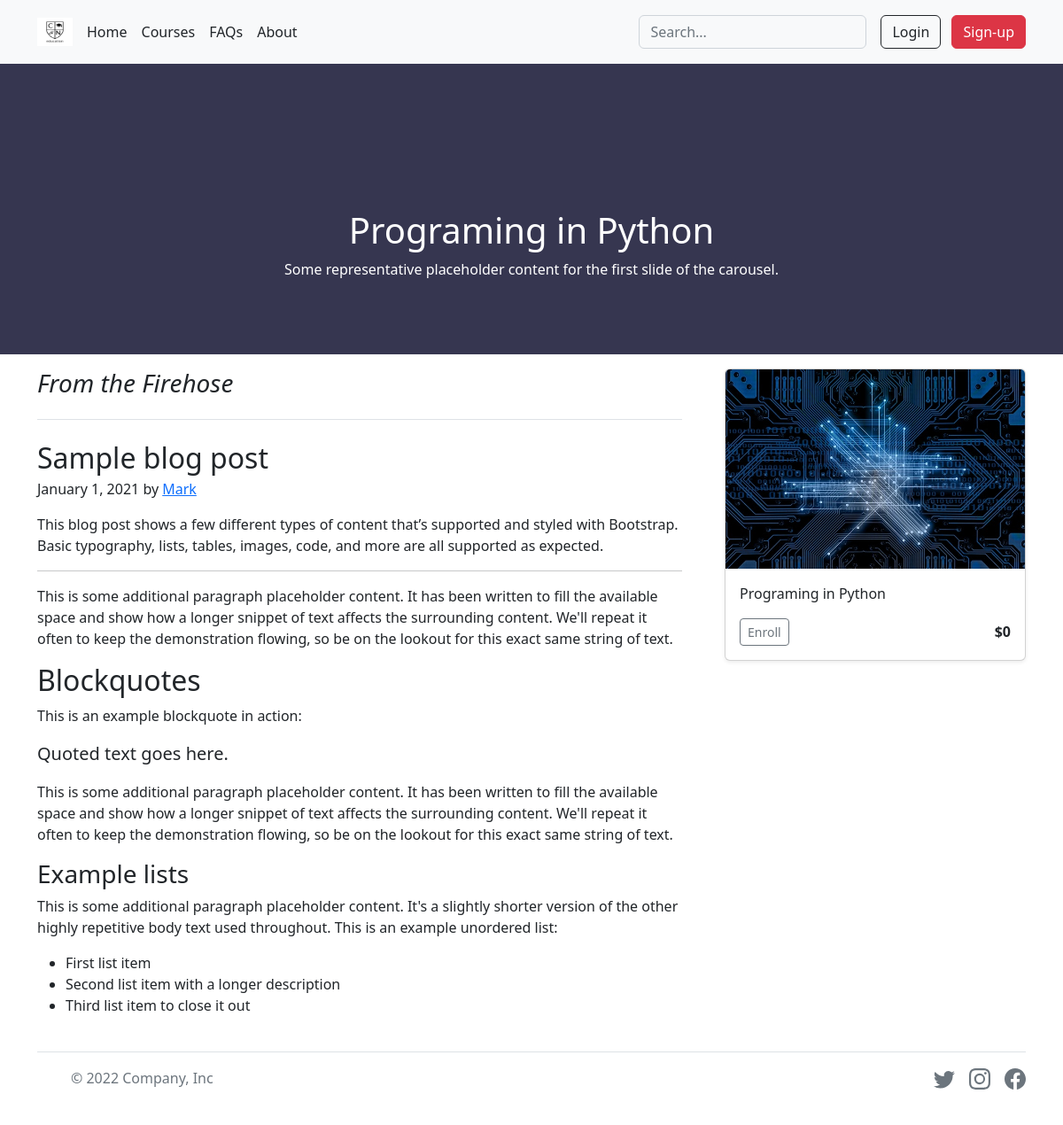
Screenshot of /info?id=2 with the database file from the repository.
### tables this page shows
CREATE TABLE 'courses' (id INTEGER PRIMARY KEY AUTOINCREMENT NOT NULL,'price' NUMERIC NOT NULL, name TEXT NOT NULL);

### app.py (the view)
@app.route("/info", methods=["GET", "POST"])
def info():
    session["cart"] = []
    try:
        id = int(request.args.get("id"))
        course = db.execute("SELECT * FROM courses WHERE id = ?", id)
        all_courses = db.execute("SELECT * FROM courses")
        if int(id) < 0 or int(id) > len(all_courses):
            return redirect("/courses")
        return render_template("info.html", ids = course)
    except ValueError:
        return redirect("/courses")

### app.py (called while the page is built)
@app.after_request
def after_request(response):
    response.headers["Cache-Control"] = "no-cache, no-store, must-revalidate"
    response.headers["Expires"] = 0
    response.headers["Pragma"] = "no-cache"
    return response

### templates/info.html (shortened to what this page needs)
{% extends "layout.html" %}
{% block main %}
{% for id in ids %}
<div id="carousel" class="carousel slide" data-bs-ride="carousel">
  <div class="carousel-inner">
    <img class="img-fluid bd-placeholder-img bd-placeholder-img-lg d-block w-100" src="../static/images/carousel/img.png" role="img" aria-label="Placeholder: First slide" preserveAspectRatio="xMidYMid slice" focusable="false"><title>Placeholder</title><rect width="100%" height="100%" fill="#777"></rect></img>
      <div class="py-5 carousel-caption center-top">
        <h1>{{ id.name }}</h1>
        <p>Some representative placeholder content for the first slide of the carousel.</p>
      </div>
    </div>
</div>
<main class="container">
    <div class="row g-5">
      <div class="col-md-8">
        <h3 class="pb-4 mb-4 fst-italic border-bottom">
          From the Firehose
        </h3>
        <article class="blog-post">
          <h2 class="blog-post-title mb-1">Sample blog post</h2>
          <p class="blog-post-meta">January 1, 2021 by <a href="#">Mark</a></p>
          <p>This blog post shows a few different types of content that’s supported and styled with Bootstrap. Basic typography, lists, tables, images, code, and more are all supported as expected.</p>
          <hr>
          <p>This is some additional paragraph placeholder content. It has been written to fill the available space and show how a longer snippet of text affects the surrounding content. We'll repeat it often to keep the demonstration flowing, so be on the lookout for this exact same string of text.</p>
          <h2>Blockquotes</h2>
          <p>This is an example blockquote in action:</p>
          <blockquote class="blockquote">
            <p>Quoted text goes here.</p>
          </blockquote>
          <p>This is some additional paragraph placeholder content. It has been written to fill the available space and show how a longer snippet of text affects the surrounding content. We'll repeat it often to keep the demonstration flowing, so be on the lookout for this exact same string of text.</p>
          <h3>Example lists</h3>
          <p>This is some additional paragraph placeholder content. It's a slightly shorter version of the other highly repetitive body text used throughout. This is an example unordered list:</p>
          <ul>
            <li>First list item</li>
            <li>Second list item with a longer description</li>
            <li>Third list item to close it out</li>
          </ul>
        </div>
      <div class="col-md-4">
        <div class="position-sticky" style="top: 5rem;">
        {% for id in ids %}
        <form action="/buy" method="post">
        <div class="col">
          <div class="card shadow-sm">
            <img src="../static/images/courses/{{ id.id }}.png" class="bd-placeholder-img card-img-top" width="100%" height="225" alt="...">
            <div class="card-body">
              <p class="card-text">{{ id.name }}</p>
              <div class="d-flex justify-content-between align-items-center">
                <div class="btn-group">
                  <button class="btn btn-sm btn-outline-secondary" id="id" name="id" value="{{ id.id }}">Enroll</a>
                </div>
                <small class="fs-6 fw-semibold">${{ id.price }}</small>
              </div>
            </div>
          </div>
        </div>
      </form>
        {% endfor %}
        </div>
      </div>
    </div>
  </main>
{% endfor %}
{% endblock %}

### rows the page displays
courses: name "Programing in Python", {{ id.id }} 2 (drawn), price "0"
